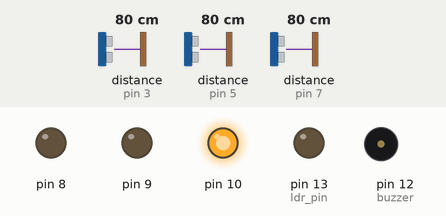
Simulated run of this sketch. Board: Arduino Uno, built with avr-gcc and run on an emulated ATmega328P. Shown: output pins drawn as LEDs (lit = HIGH), buzzer (waves = sounding, pin HIGH). Wiring (inferred from the names in the program): 3 × ultrasonic range finder: trigger pin 2, echo pin 3 / trigger pin 4, echo pin 5 / trigger pin 6, echo pin 7. Inputs (shaded band) come from the test bench; at power-on: distance to the obstacle (sensors on pin 3, pin 5, pin 7) 80 cm. The echo pulse lasts 58.3 µs per cm; pins used as bus, display or sensor lines are not drawn; what the sketch prints to the serial monitor is not drawn.

Above: at 1.2 s.
1.3 s: distance to the obstacle (sensor on pin 3) set to 47 cm
2.8 s: distance to the obstacle (sensor on pin 3) set to 38 cm
At 3.4 s:
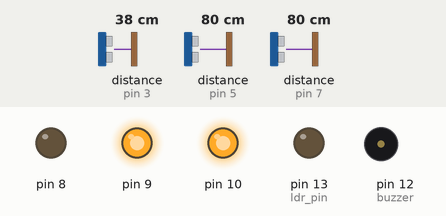
4.4 s: distance to the obstacle (sensor on pin 5) set to 34 cm
At 7.3 s:
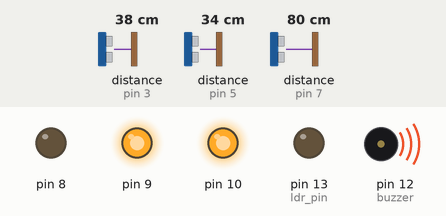
7.4 s: distance to the obstacle (sensor on pin 5) set to 27 cm
At 8.9 s:
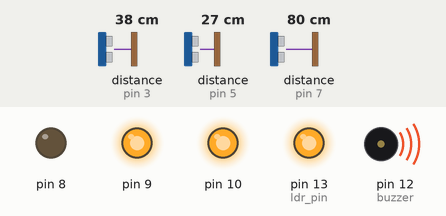
Timing chart, 0 to 10.1 s (numbered marks = the images above; inputs shaded):
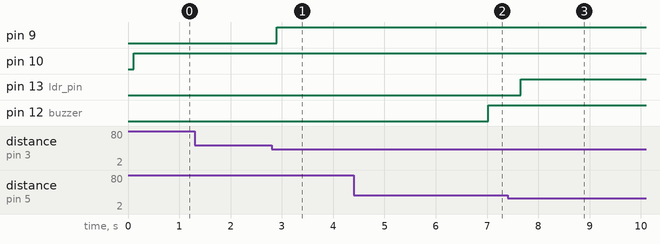

Measured:
- the behaviour switches between 42 and 41 cm on distance to the obstacle (sensor on pin 3) (found by bisection; images 0 and 1)
- the behaviour switches between 31 and 30 cm on distance to the obstacle (sensor on pin 5) (found by bisection; images 2 and 3)
- after the input at 1.3 s, every drawn part: stays the same
- after the input at 2.8 s, pin 9: LOW → HIGH after 0.10 s
- after the input at 7.4 s, pin 13 (ldr_pin): LOW → HIGH after 0.25 s

The sketch:

izzieComponentes.ino
```cpp
//Fotossensível e buzzer
const int ldr_pin = 13;
const int buzzer = 12;
unsigned long lastDetectionTime = 0;
const unsigned long detectionDelay = 7000; // 7 segundos em milissegundos

// Ultrassônico e ponte H
const int leftTriggerPin = 2; // Pino de trigger do sensor esquerdo
const int leftEchoPin = 3; // Pino de eco do sensor esquerdo
const int centerTriggerPin = 4; // Pino de trigger do sensor central
const int centerEchoPin = 5; // Pino de eco do sensor central
const int rightTriggerPin = 6; // Pino de trigger do sensor direito
const int rightEchoPin = 7; // Pino de trigger do sensor direito
const int motorVibratorPin = LED_BUILTIN; //sensor vibratório

void setup() {

  //Fotossensível e buzzer
  pinMode(ldr_pin, INPUT);
  pinMode(buzzer, OUTPUT);
  Serial.begin(9600);

  // Ultrassônico e ponte H
  pinMode(10, OUTPUT);
  pinMode(9, OUTPUT);
  pinMode(8, OUTPUT);
  pinMode(leftTriggerPin, OUTPUT);
  pinMode(centerTriggerPin, OUTPUT);
  pinMode(rightTriggerPin, OUTPUT);
  pinMode(leftEchoPin, INPUT);
  pinMode(centerEchoPin, INPUT);
  pinMode(rightEchoPin, INPUT);
  pinMode(motorVibratorPin, OUTPUT); // Configura o pino do motor vibratório

}

void loop() {

  //Fotossensível e buzzer
  int ldrValue = digitalRead(ldr_pin);
  if (ldrValue == 1) {
    lastDetectionTime = millis();
    digitalWrite(buzzer, LOW);
  } else {
    if (millis() - lastDetectionTime >= detectionDelay) {
      digitalWrite(buzzer, HIGH);
    }
  }
  Serial.println(ldrValue);
  delay(100);

  // Ultrassônico e ponte H
  int leftDistance = getDistance(leftTriggerPin, leftEchoPin);
  int centerDistance = getDistance(centerTriggerPin, centerEchoPin);
  int rightDistance = getDistance(rightTriggerPin, rightEchoPin);
  if (leftDistance <= 40) {
    // Gire para a direita
    analogWrite(10, 255);
    digitalWrite(9, HIGH); // Sentido horário
    digitalWrite(8, LOW);  // Sentido horário
  } else if (centerDistance <= 40) {
    // Gire para a esquerda
    analogWrite(10, 255);
    digitalWrite(9, LOW);  // Sentido anti-horário
    digitalWrite(8, HIGH); // Sentido anti-horário
  } else if (rightDistance <= 40) {
    // Gire para a esquerda
    analogWrite(10, 255);
    digitalWrite(9, LOW);  // Sentido anti-horário
    digitalWrite(8, HIGH); // Sentido anti-horário
  } else {
     analogWrite(10, 255);
  	digitalWrite(9, LOW);  // Desligado
    digitalWrite(8, LOW);
  }
  delay(100);

  // Motor Vibratório
  if (leftDistance <= 30 || centerDistance <= 30 || rightDistance <= 30) {
    digitalWrite(motorVibratorPin, HIGH); // Liga o motor vibratório
    delay(5000); // Mantém ligado por 5 segundos
    digitalWrite(motorVibratorPin, LOW); // Desliga o motor vibratório
  }

}

// Ultrassônico e ponte H
int getDistance(int triggerPin, int echoPin) {
  digitalWrite(triggerPin, LOW);
  delayMicroseconds(8);
  digitalWrite(triggerPin, HIGH);
  delayMicroseconds(10);
  digitalWrite(triggerPin, LOW);
  return pulseIn(echoPin, HIGH) / 58; // Calcula a distância em centímetros
}
```
